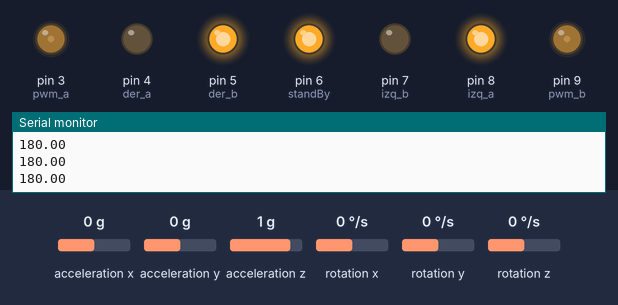
The sketch below on a simulated Arduino Uno, built for the host (arithmetic inside an expression is 32-bit, double 64-bit). Parts: output pins drawn as LEDs (lit = HIGH), the last lines printed to the serial monitor. The inputs (shaded band) are chosen by the test bench; at power-on: rotation y 0 °/s, acceleration y 0 g, acceleration x 0 g, acceleration z 1 g, rotation x 0 °/s, rotation z 0 °/s.

Above: at 3.8 s.
3.9 s: rotation y set to -61 °/s
6.9 s: rotation y set to -69 °/s
At 8.3 s:
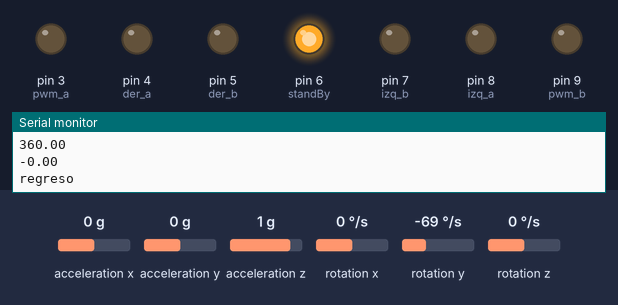
8.6 s: acceleration y set to 0.2 g
At 16.94 s:
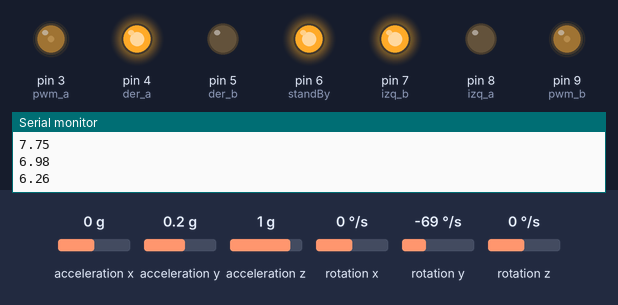
Timing chart, 0 to 17.6 s (numbered marks = the images above; inputs shaded):
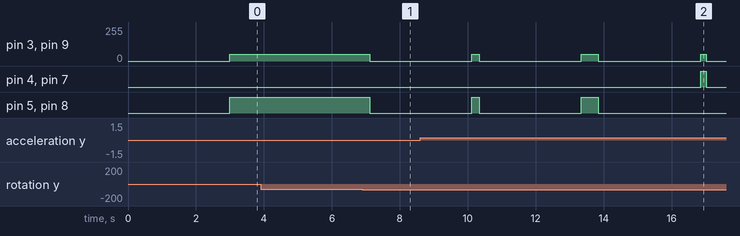

The sketch:

prueba_vuelta_gyro.ino
```cpp
#include <CurieIMU.h>
#include <MadgwickAHRS.h>

Madgwick filter;
unsigned long microsPerReading, microsPrevious;
float accelScale, gyroScale;

const int pwm_a = 3;
const int der_a = 4;
const int der_b = 5;
const int pwm_b = 9;
const int izq_a = 8;
const int izq_b = 7;
const int standBy = 6;
float velDer=50,velIzq=50;

void turn(float targetAngle){
    int aix, aiy, aiz;
    int gix, giy, giz;
    float ax, ay, az;
    float gx, gy, gz;
    float heading;

    unsigned long microsNow;

    microsNow = micros();

        CurieIMU.readMotionSensor(aix, aiy, aiz, gix, giy, giz);
        ax = convertRawAcceleration(aix);
        ay = convertRawAcceleration(aiy);
        az = convertRawAcceleration(aiz);
        gx = convertRawGyro(gix);
        gy = convertRawGyro(giy);
        gz = convertRawGyro(giz);
        filter.updateIMU(gx, gy, gz, ax, ay, az);
        heading = filter.getYaw();
        Serial.println(heading);

        targetAngle=heading+targetAngle;
        if(targetAngle>=360){
            targetAngle=targetAngle-360;
        }else if(targetAngle<0){
            targetAngle=360+targetAngle;
        }

        Serial.println(heading);
        Serial.println(" ");
        Serial.println(targetAngle);

        if(heading<targetAngle){
            //giro izq
            analogWrite(pwm_a,velDer);//left
            digitalWrite(der_a,HIGH);
            digitalWrite(der_b,LOW);
            analogWrite(pwm_b,velIzq);
            digitalWrite(izq_a,LOW);
            digitalWrite(izq_b,HIGH);
            while(heading<targetAngle){
                microsNow = micros();
                if (microsNow - microsPrevious >= microsPerReading) {
                    CurieIMU.readMotionSensor(aix, aiy, aiz, gix, giy, giz);
                    ax = convertRawAcceleration(aix);
                    ay = convertRawAcceleration(aiy);
                    az = convertRawAcceleration(aiz);
                    gx = convertRawGyro(gix);
                    gy = convertRawGyro(giy);
                    gz = convertRawGyro(giz);
                    filter.updateIMU(gx, gy, gz, ax, ay, az);
                    heading = filter.getYaw();
                    Serial.println(heading);
                    microsPrevious = microsPrevious + microsPerReading;
                }
            }
            //stop
            analogWrite(pwm_a,0);
            digitalWrite(der_a,LOW);
            digitalWrite(der_b,LOW);
            analogWrite(pwm_b,0);
            digitalWrite(izq_a,LOW);
            digitalWrite(izq_b,LOW);
        }else if(heading>targetAngle){
            //giro der
            analogWrite(pwm_a,velDer);//right
            digitalWrite(der_a,LOW);
            digitalWrite(der_b,HIGH);
            analogWrite(pwm_b,velIzq);
            digitalWrite(izq_a,HIGH);
            digitalWrite(izq_b,LOW);
            while(heading>targetAngle){
                microsNow = micros();
                if (microsNow - microsPrevious >= microsPerReading) {
                    CurieIMU.readMotionSensor(aix, aiy, aiz, gix, giy, giz);
                    ax = convertRawAcceleration(aix);
                    ay = convertRawAcceleration(aiy);
                    az = convertRawAcceleration(aiz);
                    gx = convertRawGyro(gix);
                    gy = convertRawGyro(giy);
                    gz = convertRawGyro(giz);
                    filter.updateIMU(gx, gy, gz, ax, ay, az);
                    heading = filter.getYaw();
                    Serial.println(heading);
                    microsPrevious = microsPrevious + microsPerReading;
                }
            }
            //stop
            analogWrite(pwm_a,0);
            digitalWrite(der_a,LOW);
            digitalWrite(der_b,LOW);
            analogWrite(pwm_b,0);
            digitalWrite(izq_a,LOW);
            digitalWrite(izq_b,LOW);
        }


    return;
}

void setup() {
    pinMode(standBy, OUTPUT);
    pinMode(pwm_a, OUTPUT);
    pinMode(der_a, OUTPUT);
    pinMode(der_b, OUTPUT);
    pinMode(pwm_b, OUTPUT);
    pinMode(izq_a, OUTPUT);
    pinMode(izq_b, OUTPUT);
    digitalWrite(standBy, HIGH);
  Serial.begin(9600);

  // start the IMU and filter

  CurieIMU.begin();
  CurieIMU.autoCalibrateGyroOffset();
  CurieIMU.autoCalibrateAccelerometerOffset(X_AXIS, 0);
  CurieIMU.autoCalibrateAccelerometerOffset(Y_AXIS, 0);
  CurieIMU.autoCalibrateAccelerometerOffset(Z_AXIS, 1);
  CurieIMU.setGyroRate(25);

  CurieIMU.setAccelerometerRate(25);

  filter.begin(25);

  // Set the accelerometer range to 2G

  CurieIMU.setAccelerometerRange(2);

  // Set the gyroscope range to 250 degrees/second

  CurieIMU.setGyroRange(250);

  // initialize variables to pace updates to correct rate

  microsPerReading = 1000000 / 25;

  microsPrevious = micros();
}

void loop() {
    delay(3000);
    turn(-90);
    Serial.println("regreso");
}

float convertRawAcceleration(int aRaw) {
  float a = (aRaw * 2.0) / 32768.0;
  return a;
}

float convertRawGyro(int gRaw) {
  float g = (gRaw * 250.0) / 32768.0;
  return g;
}
```

Measured:
- the behaviour switches between -65 and -66 °/s on rotation y (found by bisection; images 0 and 1)
- the behaviour switches between 0 and 0.1 g on acceleration y (found by bisection; images 1 and 2)
